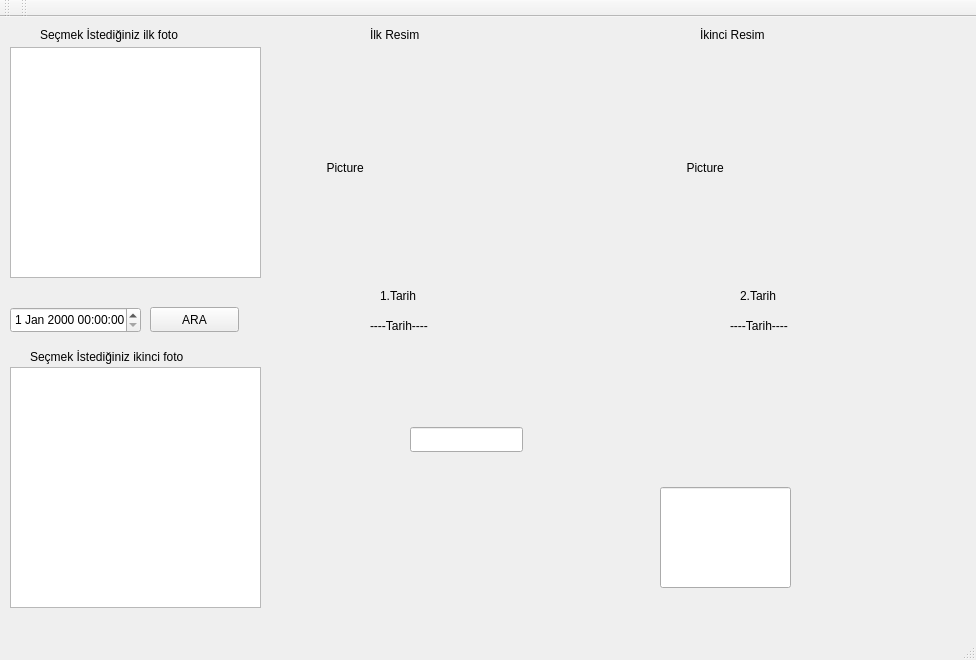
<?xml version="1.0" encoding="UTF-8"?>
<ui version="4.0">
 <class>MainWindow</class>
 <widget class="QMainWindow" name="MainWindow">
  <property name="geometry">
   <rect>
    <x>0</x>
    <y>0</y>
    <width>976</width>
    <height>660</height>
   </rect>
  </property>
  <property name="windowTitle">
   <string>MainWindow</string>
  </property>
  <widget class="QWidget" name="centralWidget">
   <widget class="QLabel" name="label_pic">
    <property name="geometry">
     <rect>
      <x>270</x>
      <y>40</y>
      <width>341</width>
      <height>221</height>
     </rect>
    </property>
    <property name="text">
     <string>                 Picture</string>
    </property>
   </widget>
   <widget class="QLabel" name="label_2">
    <property name="geometry">
     <rect>
      <x>40</x>
      <y>10</y>
      <width>181</width>
      <height>16</height>
     </rect>
    </property>
    <property name="text">
     <string>Seçmek İstediğiniz ilk foto</string>
    </property>
   </widget>
   <widget class="QLabel" name="label_4">
    <property name="geometry">
     <rect>
      <x>370</x>
      <y>10</y>
      <width>81</width>
      <height>16</height>
     </rect>
    </property>
    <property name="text">
     <string>İlk Resim</string>
    </property>
   </widget>
   <widget class="QListView" name="listView">
    <property name="geometry">
     <rect>
      <x>10</x>
      <y>30</y>
      <width>251</width>
      <height>231</height>
     </rect>
    </property>
   </widget>
   <widget class="QLabel" name="label_pic_2">
    <property name="geometry">
     <rect>
      <x>630</x>
      <y>40</y>
      <width>321</width>
      <height>221</height>
     </rect>
    </property>
    <property name="text">
     <string>                 Picture</string>
    </property>
   </widget>
   <widget class="QLabel" name="label_5">
    <property name="geometry">
     <rect>
      <x>700</x>
      <y>10</y>
      <width>81</width>
      <height>16</height>
     </rect>
    </property>
    <property name="text">
     <string>İkinci Resim</string>
    </property>
   </widget>
   <widget class="QListView" name="listView_2">
    <property name="geometry">
     <rect>
      <x>10</x>
      <y>350</y>
      <width>251</width>
      <height>241</height>
     </rect>
    </property>
   </widget>
   <widget class="QLabel" name="label_3">
    <property name="geometry">
     <rect>
      <x>30</x>
      <y>330</y>
      <width>221</width>
      <height>20</height>
     </rect>
    </property>
    <property name="text">
     <string>Seçmek İstediğiniz ikinci foto</string>
    </property>
   </widget>
   <widget class="QLabel" name="label">
    <property name="geometry">
     <rect>
      <x>380</x>
      <y>270</y>
      <width>121</width>
      <height>17</height>
     </rect>
    </property>
    <property name="text">
     <string>1.Tarih</string>
    </property>
   </widget>
   <widget class="QLineEdit" name="lineEdit_3">
    <property name="geometry">
     <rect>
      <x>660</x>
      <y>470</y>
      <width>131</width>
      <height>101</height>
     </rect>
    </property>
   </widget>
   <widget class="QLineEdit" name="lineEdit_4">
    <property name="geometry">
     <rect>
      <x>410</x>
      <y>410</y>
      <width>113</width>
      <height>25</height>
     </rect>
    </property>
   </widget>
   <widget class="QDateTimeEdit" name="dateTimeEdit">
    <property name="geometry">
     <rect>
      <x>10</x>
      <y>290</y>
      <width>131</width>
      <height>26</height>
     </rect>
    </property>
   </widget>
   <widget class="QLabel" name="label_7">
    <property name="geometry">
     <rect>
      <x>740</x>
      <y>270</y>
      <width>67</width>
      <height>17</height>
     </rect>
    </property>
    <property name="text">
     <string>2.Tarih</string>
    </property>
   </widget>
   <widget class="QLabel" name="label_8">
    <property name="geometry">
     <rect>
      <x>370</x>
      <y>300</y>
      <width>67</width>
      <height>17</height>
     </rect>
    </property>
    <property name="text">
     <string>----Tarih----</string>
    </property>
   </widget>
   <widget class="QLabel" name="label_9">
    <property name="geometry">
     <rect>
      <x>730</x>
      <y>300</y>
      <width>67</width>
      <height>17</height>
     </rect>
    </property>
    <property name="text">
     <string>----Tarih----</string>
    </property>
   </widget>
   <widget class="QPushButton" name="pushButton">
    <property name="geometry">
     <rect>
      <x>150</x>
      <y>290</y>
      <width>89</width>
      <height>25</height>
     </rect>
    </property>
    <property name="text">
     <string>ARA</string>
    </property>
   </widget>
  </widget>
  <widget class="QMenuBar" name="menuBar">
   <property name="geometry">
    <rect>
     <x>0</x>
     <y>0</y>
     <width>976</width>
     <height>22</height>
    </rect>
   </property>
  </widget>
  <widget class="QToolBar" name="mainToolBar">
   <attribute name="toolBarArea">
    <enum>TopToolBarArea</enum>
   </attribute>
   <attribute name="toolBarBreak">
    <bool>false</bool>
   </attribute>
  </widget>
  <widget class="QStatusBar" name="statusBar"/>
  <widget class="QToolBar" name="toolBar">
   <property name="windowTitle">
    <string>toolBar</string>
   </property>
   <attribute name="toolBarArea">
    <enum>TopToolBarArea</enum>
   </attribute>
   <attribute name="toolBarBreak">
    <bool>false</bool>
   </attribute>
  </widget>
 </widget>
 <layoutdefault spacing="6" margin="11"/>
 <resources/>
 <connections/>
</ui>
